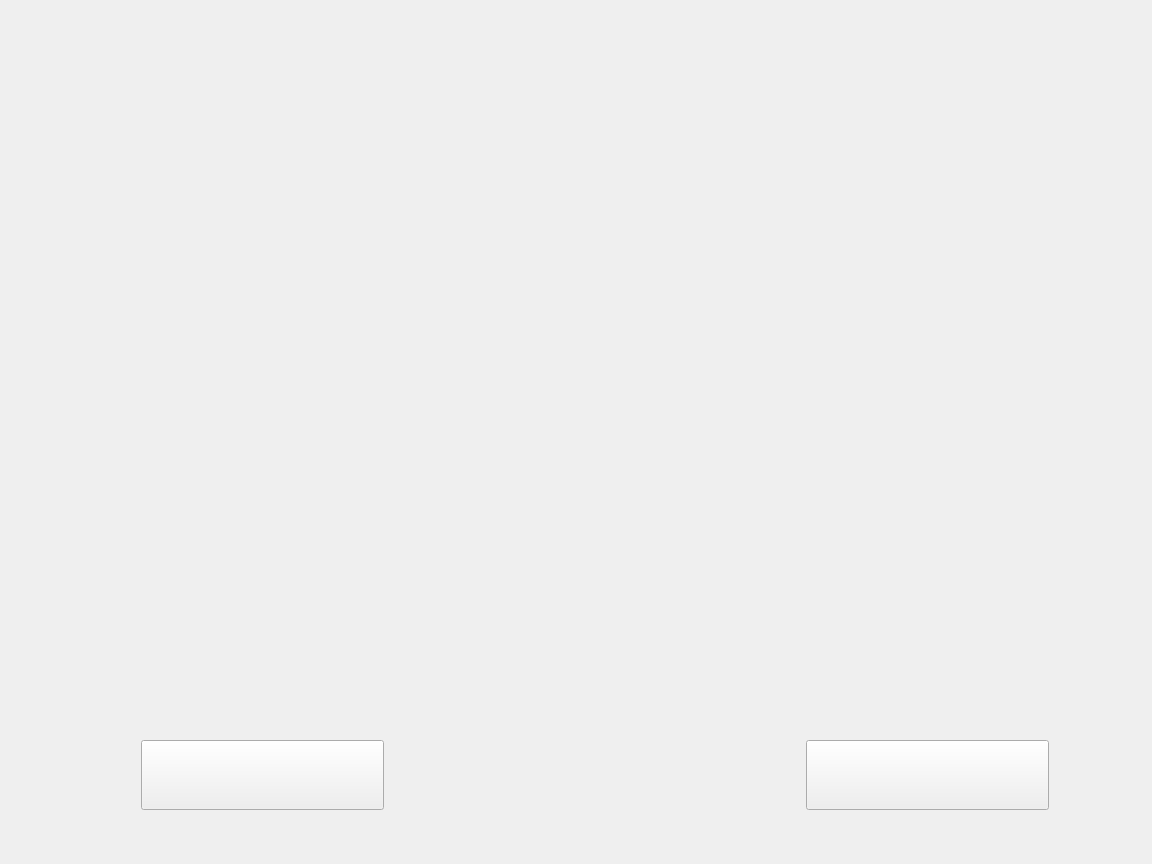
<?xml version="1.0" encoding="UTF-8"?>
<ui version="4.0">
 <class>Form</class>
 <widget class="QWidget" name="Form">
  <property name="geometry">
   <rect>
    <x>0</x>
    <y>0</y>
    <width>1152</width>
    <height>864</height>
   </rect>
  </property>
  <property name="windowTitle">
   <string>Form</string>
  </property>
  <property name="styleSheet">
   <string notr="true">border-image: url(:/background/UIpictures/change.png);</string>
  </property>
  <widget class="QPushButton" name="returnButton">
   <property name="geometry">
    <rect>
     <x>141</x>
     <y>740</y>
     <width>243</width>
     <height>70</height>
    </rect>
   </property>
   <property name="styleSheet">
    <string notr="true">border-image: url(:/background/UIpictures/_220x1120y380w110h.png);</string>
   </property>
   <property name="text">
    <string/>
   </property>
  </widget>
  <widget class="QPushButton" name="startButton">
   <property name="geometry">
    <rect>
     <x>806</x>
     <y>740</y>
     <width>243</width>
     <height>70</height>
    </rect>
   </property>
   <property name="styleSheet">
    <string notr="true">border-image: url(:/background/UIpictures/1260x1120y380w110h.png);</string>
   </property>
   <property name="text">
    <string/>
   </property>
  </widget>
 </widget>
 <resources>
  <include location="pictures.qrc"/>
 </resources>
 <connections/>
</ui>
